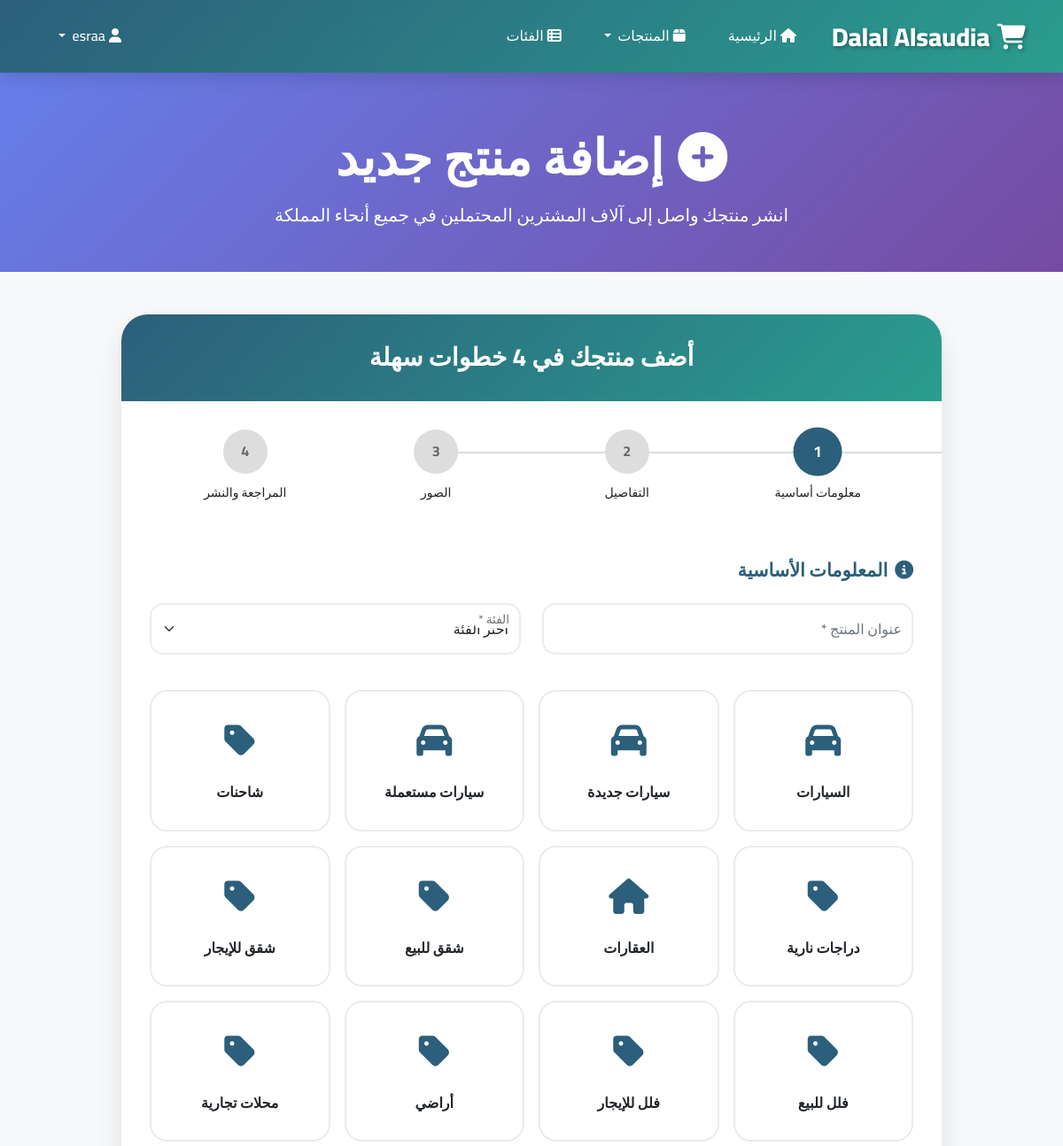
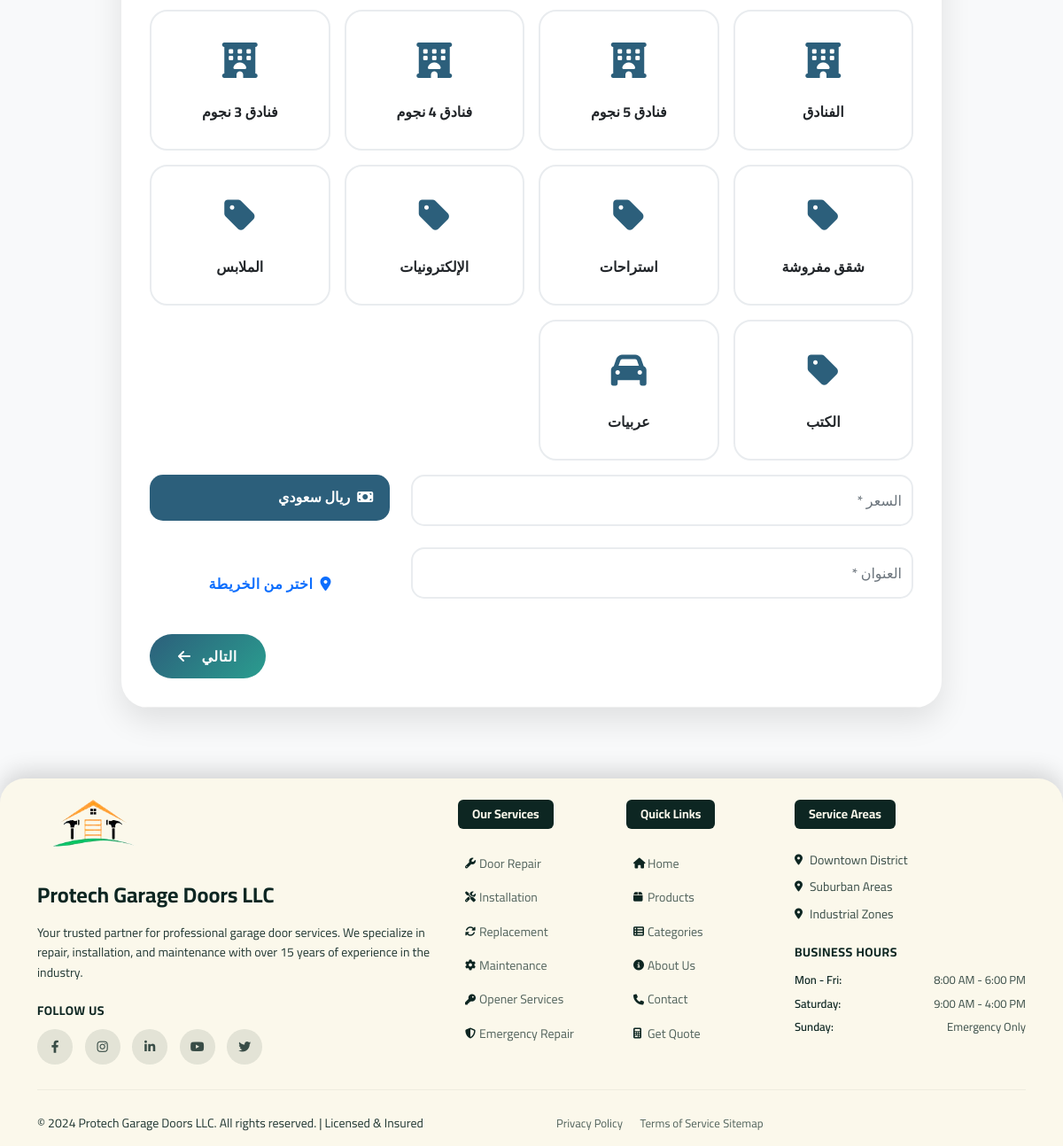
Page /products/add/ (signed in) on the committed database (2 pictures, top to bottom).
### categories/models.py (models this page shows, shortened)
class Category(models.Model):
    name = models.CharField(max_length=100)
    slug = models.SlugField(unique=True)
    parent = models.ForeignKey('self', on_delete=models.CASCADE, blank=True, null=True, related_name='subcategories')
    created_at = models.DateTimeField(auto_now_add=True)
    class Meta:
        verbose_name_plural = "Categories"
    def __str__(self):
        return self.name

### products/views.py (the view, shortened to what this page needs)
# urls.py: path('add/', views.AddProductView.as_view(), name='add'),
class AddProductView(LoginRequiredMixin, CreateView):
    model = Product
    form_class = ProductForm
    template_name = 'products/add.html'
    def get_context_data(self, **kwargs):
        context = super().get_context_data(**kwargs)
        context['categories'] = Category.objects.all()
        return context

### products/forms.py
class ProductForm(forms.ModelForm):
    class Meta:
        model = Product
        fields = ['title', 'description', 'price', 'category', 'location_latitude', 'location_longitude']
        widgets = {
            'title': forms.TextInput(attrs={
                'class': 'form-control',
                'placeholder': 'عنوان المنتج'
            }),
            'description': forms.Textarea(attrs={
                'class': 'form-control',
                'rows': 5,
                'placeholder': 'وصف تفصيلي للمنتج'
            }),
            'price': forms.NumberInput(attrs={
                'class': 'form-control',
                'placeholder': 'السعر بالريال السعودي'
            }),
            'category': forms.Select(attrs={
                'class': 'form-select'
            }),
            'location_latitude': forms.HiddenInput(),
            'location_longitude': forms.HiddenInput(),
        }
    def __init__(self, *args, **kwargs):
        super().__init__(*args, **kwargs)
        self.fields['category'].queryset = Category.objects.all()
        self.fields['category'].empty_label = "اختر الفئة"

### templates/products/add.html (shortened to what this page needs)
{% extends 'base.html' %}
{% block content %}
<section class="add-product-hero">
    <div class="container">
        <div class="row">
            <div class="col-lg-8 mx-auto text-center">
                <h1 class="display-4 fw-bold mb-3">
                    <i class="fas fa-plus-circle me-3"></i>إضافة منتج جديد
                </h1>
                <p class="lead">انشر منتجك واصل إلى آلاف المشترين المحتملين في جميع أنحاء المملكة</p>
            </div>
        </div>
    </div>
</section>
<div class="container">
    <div class="row justify-content-center">
        <div class="col-lg-10">
            <div class="form-container">
                <div class="form-header">
                    <h3 class="fw-bold mb-0">أضف منتجك في 4 خطوات سهلة</h3>
                </div>
                <div class="step-indicator">
                    <div class="step active" id="step-1">
                        <div class="step-number">1</div>
                        <small>معلومات أساسية</small>
                    </div>
                    <div class="step" id="step-2">
                        <div class="step-number">2</div>
                        <small>التفاصيل</small>
                    </div>
                    <div class="step" id="step-3">
                        <div class="step-number">3</div>
                        <small>الصور</small>
                    </div>
                    <div class="step" id="step-4">
                        <div class="step-number">4</div>
                        <small>المراجعة والنشر</small>
                    </div>
                </div>
                <form method="POST" enctype="multipart/form-data" id="productForm">
                    <div class="form-section" id="section-1">
                        <h4 class="section-title">
                            <i class="fas fa-info-circle"></i>المعلومات الأساسية
                        </h4>
                        <div class="row">
                            <div class="col-md-6">
                                <div class="form-floating">
                                    {{ form.title }}
                                    <label for="{{ form.title.id_for_label }}">عنوان المنتج *</label>
                                </div>
                            </div>
                            <div class="col-md-6">
                                <div class="form-floating">
                                    {{ form.category }}
                                    <label for="{{ form.category.id_for_label }}">الفئة *</label>
                                </div>
                            </div>
                        </div>
                        <div class="category-selector">
                            {% for category in categories %}
                                <div class="category-card" data-category="{{ category.id }}">
                                    <div class="category-icon">
                                        {% if 'سيارات' in category.name or 'car' in category.slug %}
                                            <i class="fas fa-car"></i>
                                        {% elif 'عقارات' in category.name or 'real' in category.slug %}
                                            <i class="fas fa-home"></i>
                                        {% elif 'فنادق' in category.name or 'hotel' in category.slug %}
                                            <i class="fas fa-hotel"></i>
                                        {% else %}
                                            <i class="fas fa-tag"></i>
                                        {% endif %}
                                    </div>
                                    <h6 class="fw-bold">{{ category.name }}</h6>
                                </div>
                            {% endfor %}
                        </div>
                        <div class="row">
                            <div class="col-md-8">
                                <div class="form-floating">
                                    {{ form.price }}
                                    <label for="{{ form.price.id_for_label }}">السعر *</label>
                                </div>
                            </div>
                            <div class="col-md-4">
                                <div class="currency-label">
                                    <i class="fas fa-money-bill me-2"></i>ريال سعودي
                                </div>
                            </div>
                        </div>
                        <div class="row">
                            <div class="col-md-8">
                                <div class="form-floating">
                                    <input type="text" class="form-control" id="location" name="location"
                                           placeholder="اكتب العنوان أو اختر من الخريطة">
                                    <label for="location">العنوان *</label>
                                </div>
                            </div>
                            <div class="col-md-4">
                                <button type="button" class="btn btn-outline-primary h-100 w-100" onclick="openLocationPicker()">
                                    <i class="fas fa-map-marker-alt me-2"></i>اختر من الخريطة
                                </button>
                            </div>
                        </div>
                        <div class="text-end mt-3">
                            <button type="button" class="btn btn-next" onclick="nextStep(2)">
                                التالي <i class="fas fa-arrow-left ms-2"></i>
                            </button>
                        </div>
                    </div>
                </form>
            </div>
        </div>
    </div>
</div>
{% endblock %}

### templates/base.html (style rules this page uses)
:root { --primary-color: #2C5F7B; --secondary-color: #F4A261; --accent-color: #E76F51; --success-color: #2A9D8F; --warning-color: #F4A261; --danger-color: #E63946; --dark-color: #264653; --light-color: #F8F9FA; --gradient-primary: linear-gradient(135deg, #2C5F7B 0%, #2A9D8F 100%); --gradient-secondary: linear-gradient(135deg, #F4A261 0%, #E76F51 100%); --shadow-light: 0 2px 10px rgba(0, 0, 0, 0.1); --shadow-medium: 0 4px 20px rgba(0, 0, 0, 0.15); --shadow-heavy: 0 8px 30px rgba(0, 0, 0, 0.2); }
* { font-family: 'Cairo', sans-serif; }
body { background: #F8F9FA; font-weight: 400; line-height: 1.6; }
.btn { border-radius: 25px; font-weight: 600; text-transform: uppercase; letter-spacing: 0.5px; transition: all 0.3s ease; border: none; padding: 0.6rem 2rem; }
.form-control, .form-select { border-radius: 15px; border: 2px solid #E9ECEF; padding: 0.7rem 1rem; transition: all 0.3s ease; }

### templates/products/add.html (style rules this page uses)
.add-product-hero { background: linear-gradient(135deg, #667eea 0%, #764ba2 100%); color: white; padding: 4rem 0 2rem; margin-bottom: 3rem; }
.form-container { background: white; border-radius: 30px; box-shadow: 0 15px 35px rgba(0,0,0,0.1); overflow: hidden; }
.form-header { background: var(--gradient-primary); color: white; padding: 2rem; text-align: center; }
.step-indicator { display: flex; justify-content: center; margin: 2rem 0; padding: 0 2rem; }
.step { flex: 1; text-align: center; position: relative; padding: 0 1rem; }
.step::before { content: ''; position: absolute; top: 25px; left: 50%; width: 100%; height: 2px; background: #ddd; z-index: 1; }
.step:last-child::before { display: none; }
.step-number { width: 50px; height: 50px; border-radius: 50%; background: #ddd; color: #666; display: flex; align-items: center; justify-content: center; margin: 0 auto 0.5rem; font-weight: bold; position: relative; z-index: 2; transition: all 0.3s ease; }
.step.active .step-number { background: var(--primary-color); color: white; transform: scale(1.1); }
.form-section { padding: 2rem; border-bottom: 1px solid #f0f0f0; }
.section-title { color: var(--primary-color); font-weight: 700; font-size: 1.3rem; margin-bottom: 1.5rem; display: flex; align-items: center; gap: 0.5rem; }
.form-floating { margin-bottom: 1.5rem; }
.form-floating > .form-control, .form-floating > .form-select { border-radius: 15px; border: 2px solid #e9ecef; padding: 1rem 0.75rem; height: auto; transition: all 0.3s ease; }
.form-floating > label { color: #6c757d; font-weight: 500; }
.category-selector { display: grid; grid-template-columns: repeat(auto-fit, minmax(200px, 1fr)); gap: 1rem; margin: 1rem 0; }
.category-card { border: 2px solid #e9ecef; border-radius: 20px; padding: 1.5rem; text-align: center; cursor: pointer; transition: all 0.3s ease; background: white; }
.category-icon { font-size: 2.5rem; margin-bottom: 1rem; color: var(--primary-color); }
.currency-label { background: var(--primary-color); color: white; padding: 0.8rem 1.2rem; border-radius: 15px; font-weight: 600; white-space: nowrap; }
.btn-next, .btn-prev { padding: 0.8rem 2rem; border-radius: 25px; font-weight: 600; transition: all 0.3s ease; }
.btn-next { background: var(--gradient-primary); border: none; color: white; }

### rows in the picture
Category: name "السيارات"
Category: name "سيارات جديدة"
Category: name "سيارات مستعملة"
Category: name "شاحنات"
Category: name "دراجات نارية"
Category: slug "real-estate" (drawn), name "العقارات"
Category: name "شقق للبيع"
Category: name "شقق للإيجار"
Category: name "فلل للبيع"
Category: name "فلل للإيجار"
Category: name "أراضي"
Category: name "محلات تجارية"
Category: name "الفنادق"
Category: name "فنادق 5 نجوم"
Category: name "فنادق 4 نجوم"
Category: name "فنادق 3 نجوم"
Category: name "شقق مفروشة"
Category: name "استراحات"
Category: name "الإلكترونيات"
Category: name "الملابس"
Category: name "الكتب"
Category: slug "car" (drawn), name "عربيات"
